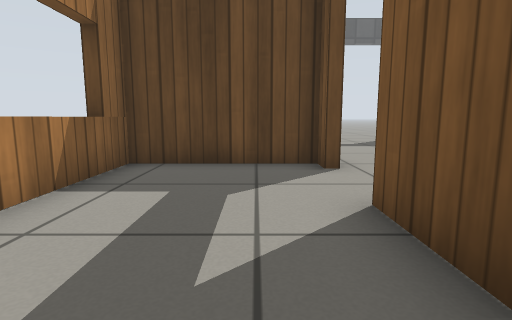
[1] (above)

12 first-person views from a walk through a robot-simulator world made for Gazebo. The camera is 0.5 m above the floor, tilts 8° down and sees 80° across. The lines on the ground mark 1 m squares. The floor is counted in squares, 0.5 m on a side. Each view is taken from the middle of a square. On the plan, view 1 faces up. The plan holds only what a view shows up to about 12 squares ahead; the rest is blank. Simple patterns stand in for the simulator's built-in surfaces.

[2]
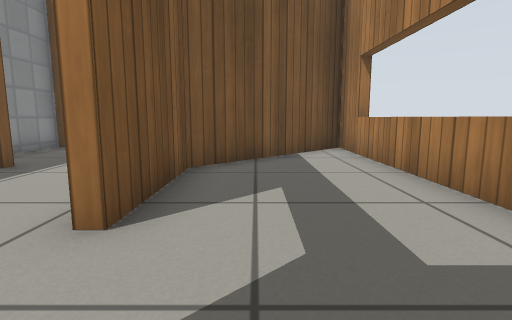

[3]
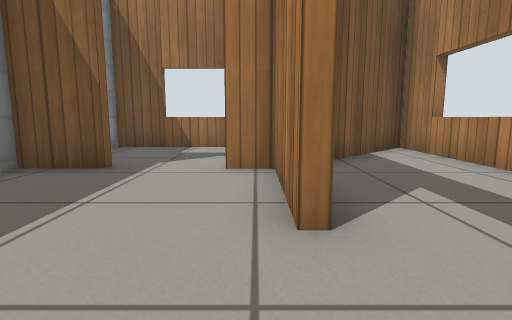

[4]
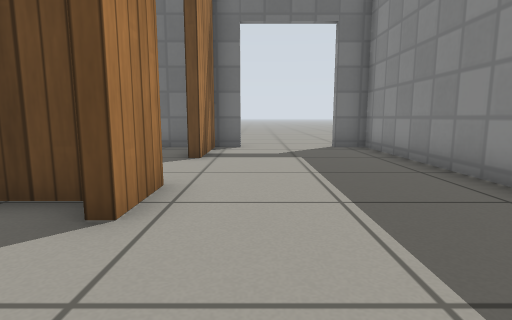

[5]
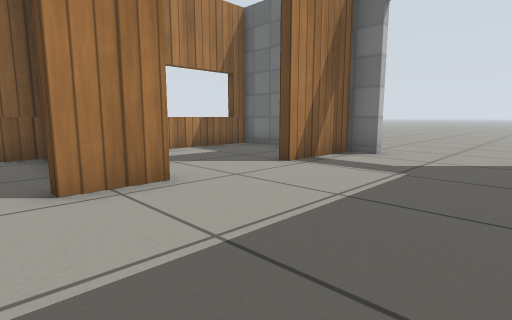

[6]
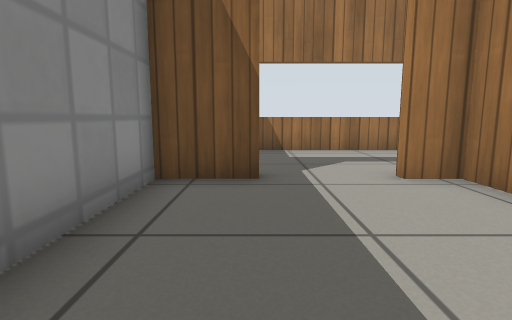

[7]
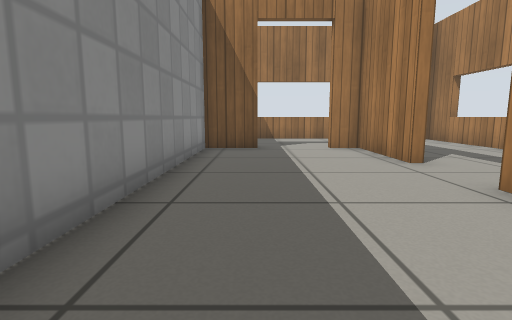

[8]
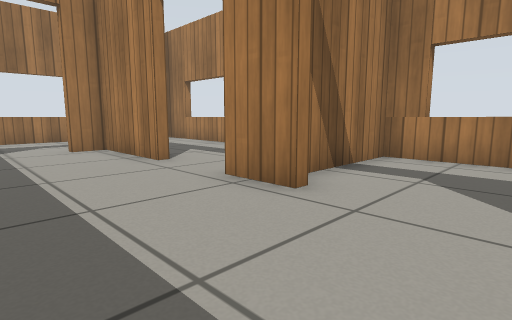

[9]
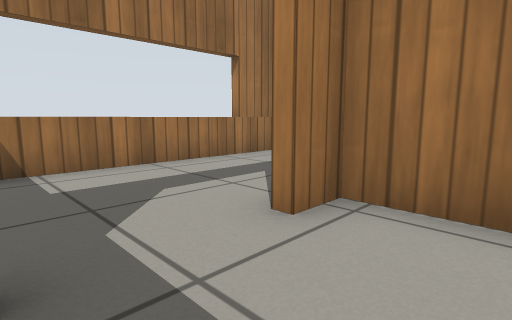

[10]
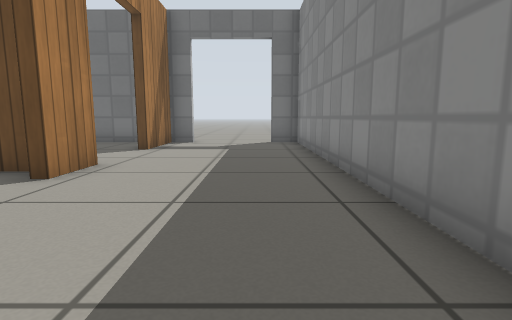

[11]
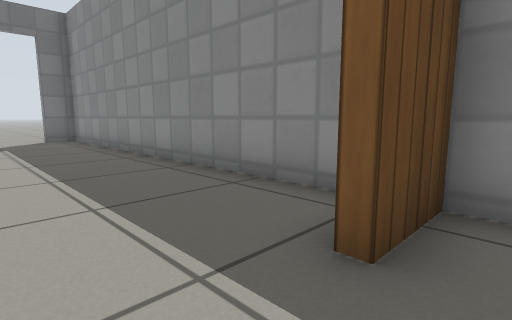

[12]
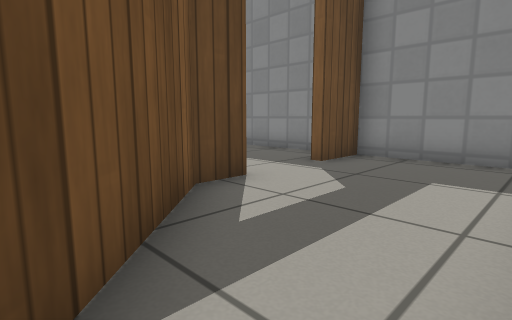

### Floor plan
Points are (right, up) in squares from view 1. A wall is a line through its corners. A room is listed if a view was taken in it or the views show most of it. See-through windows are left out.
Room 1 (views 1, 2)
walls: (1.3, 5.9) (1.3, 6.5) (-2.8, 6.5) (-2.8, -4) (1.3, 0) (1.3, 3.4)
ways out: open door at (1.5, 4.5) to room 2
Room 2 (views 3, 4, 5, 6, 7, 8, 9, 10)
walls: (1.6, 7.4) (1.6, 5.9) (1.3, 5.9); (1.6, 3.4) (1.6, -0.1); (4.9, 0.1) (6.6, 0.1) (6.6, 13.1) (5.5, 13.1); (1.4, 0.1) (2.6, 0.1); (2.5, 13.1) (1.6, 13.1) (1.6, 10.4)
ways out: open door at (1.5, 4.5) to room 1; open door at (4, 0) to room 3; open door at (1.5, 9) to room 4; open door at (4, 13)
Room 3 (views 11, 12)
walls: (2.6, -0.2) (1.5, -0.2) (-1, -2.7); (-2, -4.3) (6.6, -4.3) (6.6, -0.2) (4.9, -0.2)
ways out: open door at (4, 0) to room 2
Room 4 (no view inside)
walls: (0.8, 13.1) (-2.8, 13.1) (-2.8, 6.8) (0.6, 6.8)
ways out: open door at (1.5, 9) to room 2

Positions as (right, up) in squares from view 1, and headings:
1: (0, 0), facing up
2: (0, 6), facing down
3: (2, 6), facing down
4: (3, 3), facing up
5: (6, 5), facing up-left
6: (5, 5), facing down
7: (5, 10), facing down
8: (5, 10), facing down-left
9: (5, 2), facing down-left
10: (5, 1), facing up
11: (3, -1), facing up-right
12: (-1, -4), facing up-right
